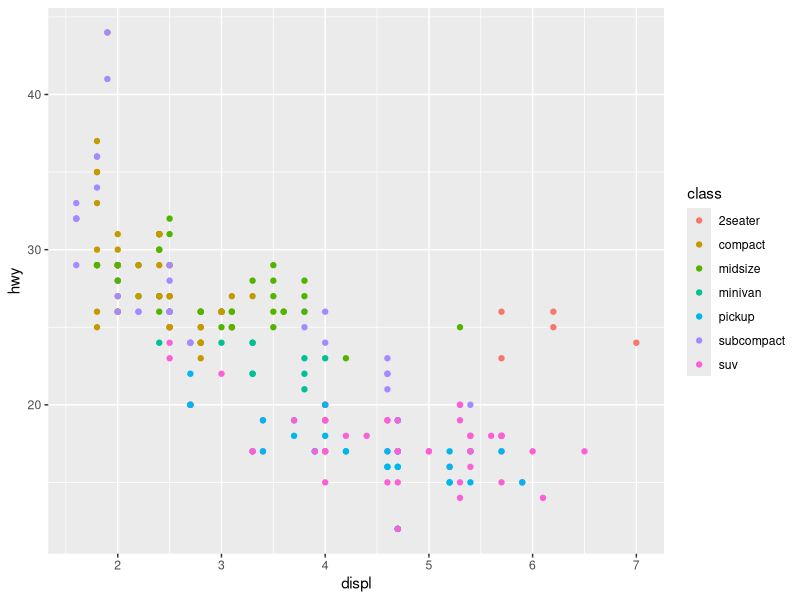
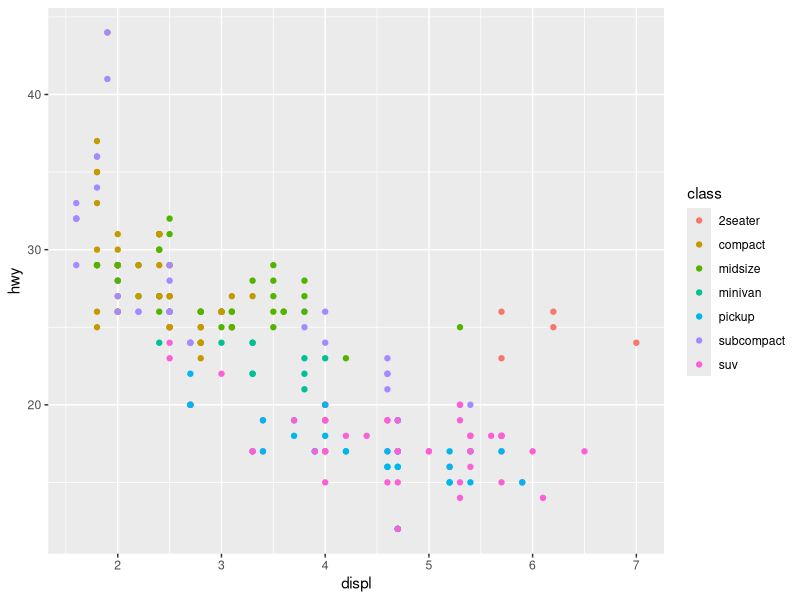
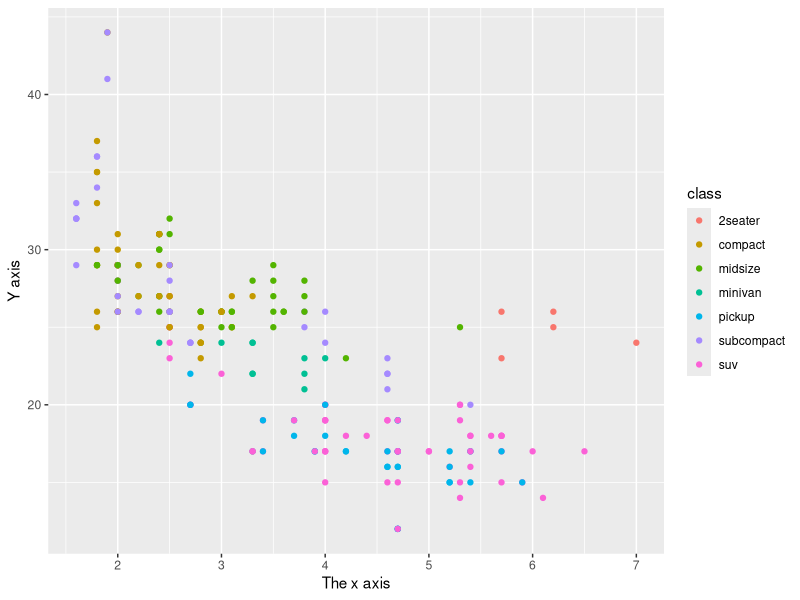
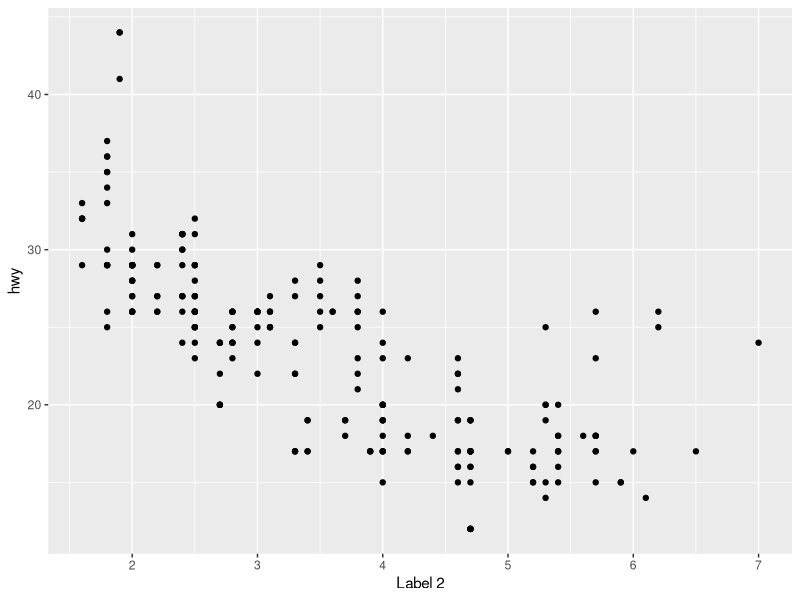
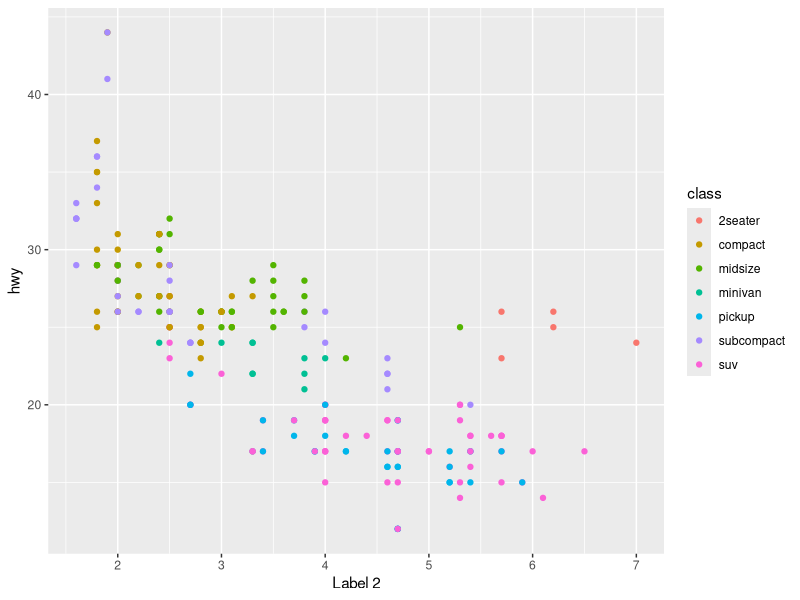
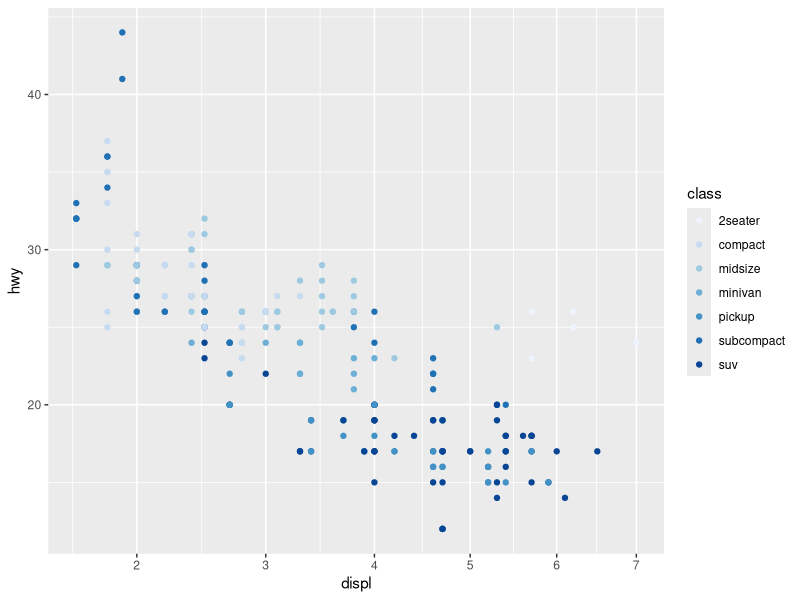
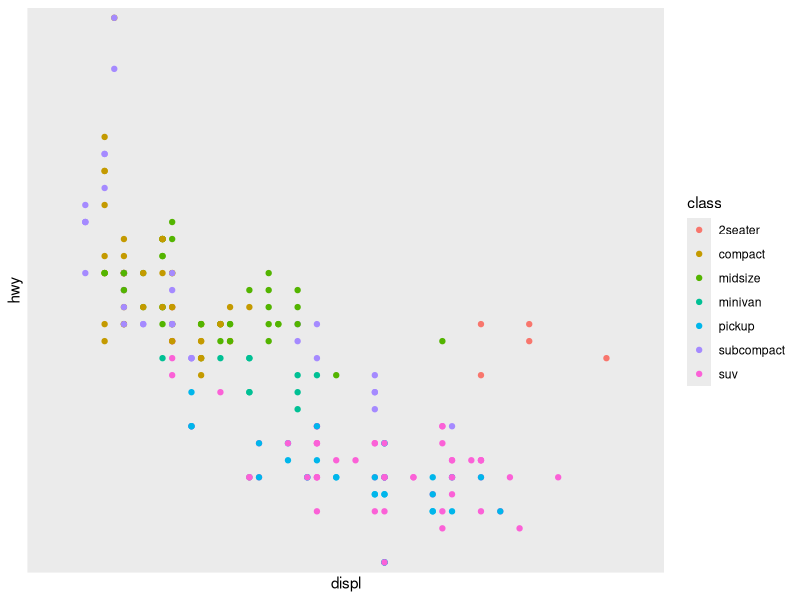
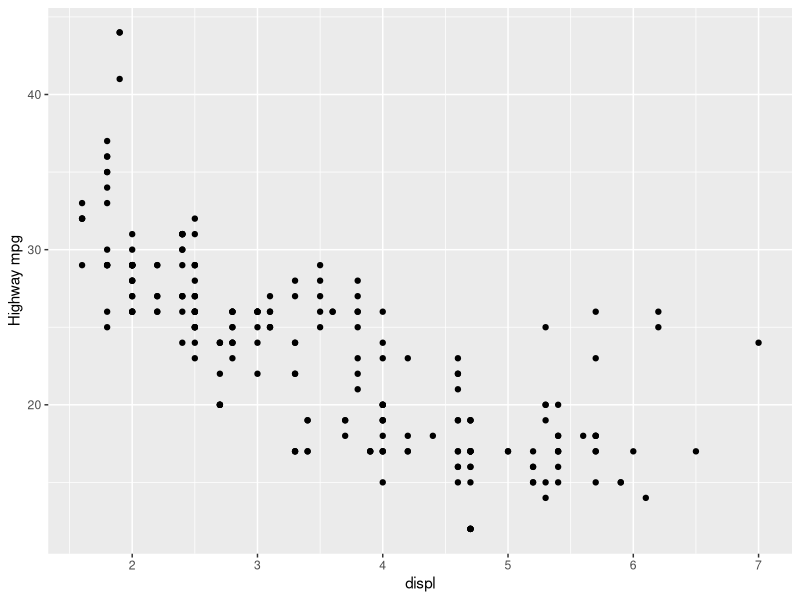

Source code (R) for these figures, in order:
## ---- chunk 1
knitr::opts_chunk$set(echo = TRUE, warning = FALSE, message = FALSE)
library(ggplot2)
library(tidyverse)
library(knitr)

## ---- chunk 2
ggplot(mpg, aes(displ, hwy)) + 
  geom_point(aes(color = class))
## ---- chunk 3
ggplot(mpg, aes(displ, hwy)) + 
  geom_point(aes(color = class)) + 
  scale_y_continuous() + 
  scale_x_continuous() + 
  scale_color_discrete()
## ---- chunk 4
ggplot(mpg, aes(displ, hwy)) + 
  geom_point(aes(color = class)) + 
  scale_x_continuous("The x axis") + 
  scale_y_continuous("Y axis")
## ---- chunk 5
ggplot(mpg, aes(displ, hwy)) + 
  geom_point() + 
  scale_x_continuous("Label 1") + 
  scale_x_continuous("Label 2") #  In this case only the second label is applied to the graph

ggplot(mpg, aes(displ, hwy)) + 
  geom_point(aes(color = class)) + 
  scale_x_continuous("Label 2") # Equivalent plot to the one above
## ---- chunk 6
ggplot(mpg, aes(displ, hwy)) + 
  geom_point(aes(color = class)) + 
  scale_x_sqrt() + 
  scale_color_brewer()
## ---- chunk 7
ggplot(mpg, aes(displ, hwy, color = class)) + 
  geom_point() + 
  scale_x_discrete() + 
  scale_y_discrete() 
## ---- chunk 8
ggplot(mpg, aes(displ, hwy)) + 
  geom_point() + 
  ylab("Highway mpg")
## ---- chunk 9
ggplot(mpg, aes(class, displ, color = drv)) +
  geom_point() +
  xlab("Type of car") +
  ylab("Displacement (l)") +
  scale_color_discrete("Drive\ntrain")
## ---- chunk 10
tibble(Axis = c("Label", "Tick and grid line", "Tick label"), Legend = c("Title", "Key", "Key label"), `Argument name` = c("name", "break", "labels"))
## ---- chunk 11
df <- data.frame(x = 1:2, y = 1, z = "a")
p <- ggplot(df, aes(x,y)) + geom_point()
p + scale_x_continuous("X axis")
p + scale_x_continuous(quote(a + mathematical ^ expression))
## ---- chunk 12
p <- ggplot(df, aes(x,y)) + geom_point(aes(color = z))
p + xlab("X axis") + ylab("Y axis") 
p + labs(x = "X axis", y = "Yaxis", color = "Color\nlegend")
## ---- chunk 13
P <- ggplot(df, aes(x,y)) + geom_point() + theme(plot.background = element_rect(color = "grey50"))
p + labs(x = "", y ="")
p + labs(x = NULL, y = NULL)

## ---- chunk 14
df <- data.frame(x = c(1, 3, 5) * 1000, y = 1)
axs <- ggplot(df, aes(x, y)) + geom_point() + labs(x = NULL, y = NULL)
axs
axs + scale_x_continuous(breaks = c(2000, 4000))
axs + scale_x_continuous(breaks = c(2000, 4000), labels = c("2k", "4k"))
## ---- chunk 15
ggplot(mpg, aes(displ, hwy)) + 
  geom_point() + 
  scale_x_continuous(breaks = c(2,3,4,5,6,7), labels = c("2 L", "3 L", "4 L", "5 L", "6 L", "7 L")) +
  scale_y_continuous(quote(Highway (Miles/Gallon)))
## ---- chunk 16
ggplot(mpg, aes(displ, hwy, color = drv)) + 
  geom_point() + 
  scale_color_discrete(labels = c("4wd", "fwd", "rwd"))
## ---- chunk 17

df <- data.frame(x = 1:3, y = 1:3, z = c("a", "b", "c"))
ggplot(df, aes(y,y)) + 
  geom_point(size = 4, color = "grey20") + 
  geom_point(aes(color = z), size = 2)
ggplot(df, aes(y,y)) + 
  geom_point(size = 4, color = "grey20", show.legend = FALSE) + 
  geom_point(aes(color = z), size = 2)
## ---- chunk 18
norm <- data.frame(x = rnorm(1000), y = rnorm(1000))
norm$z <- cut(norm$x, 3, labels = c("a","b", "c"))
ggplot(norm, aes(x, y)) + geom_point(aes(color = z, alpha = 0.1))
ggplot(norm, aes(x, y)) + geom_point(aes(color = z, alpha = 0.1)) + guides(color = guide_legend(override.aes = list(alpha = 1)))
## ---- chunk 19
ggplot(df, aes(x, y)) + geom_point(aes(colour = z)) # Colored points
ggplot(df, aes(x, y)) + geom_point(aes(shape = z)) # Shaped points
ggplot(df, aes(x, y)) + geom_point(aes(shape = z, colour = z)) # Colored shaped points
## ---- chunk 20
df <- data.frame(x = 1:3, y = 1:3, z = c("a", "b", "c")) 
base <- ggplot(df, aes(x, y)) + geom_point(aes(color = z), size = 3) + xlab(NULL) + ylab(NULL)

base + theme(legend.position = "right") # The default
base + theme(legend.position = "left")
base + theme(legend.position = "top")
base + theme(legend.position = "bottom")
base + theme(legend.position = "none")
## ---- chunk 21
base <- ggplot(df, aes(x,y)) + geom_point(aes(color = z), size = 3)

base + theme(legend.position = c(0, 1), legend.justification = c(0, 1))

base + theme(legend.position = c(0.5, 0.5), legend.justification = c(0.5, 0.5))

base + theme(legend.position = c(1, 0), legend.justification = c(1, 0))

base + theme(legend.position = c(0.3, 0.7), legend.justification = c(1, 0.6))
## ---- chunk 22
df <- data.frame(x = 1, y = 1:3, z = 1:3)
base <- ggplot(df, aes(x, y)) + geom_raster(aes(fill = z))
base
base + scale_fill_continuous(guide = guide_legend())
base + guides(fill = guide_legend())

## ---- chunk 23
df <- data.frame(x = 1, y = 1:4, z = letters[1:4])
p <- ggplot(df, aes(x,y)) + geom_raster(aes(fill = z))
p
p + guides(fill = guide_legend(ncol = 2))
p + guides(fill = guide_legend(ncol = 2, byrow = TRUE))

## ---- chunk 24
p <- ggplot(df, aes(1, y)) + geom_bar(stat = "identity", aes(fill = z))
p
p + guides(fill = guide_legend(reverse = TRUE))
## ---- chunk 25
df <- data.frame(x = 1, y = 1:4, z = 4:1)
p <- ggplot(df, aes(x, y)) + geom_tile(aes(fill = z))

p
p + guides(fill = guide_colorbar(reverse = TRUE))
p + guides(fill = guide_colorbar(barheight = unit(4, "cm")))
## ---- chunk 26
ggplot(mpg, aes(displ,hwy, color = drv)) + 
  geom_point() # Original plot
ggplot(mpg, aes(displ,hwy, color = drv)) + 
  geom_point() + 
  theme(legend.position = "left") # Plot on the left side
## ---- chunk 27
ggplot(mpg, aes(displ, hwy)) + geom_point(aes(colour = drv, shape = drv)) + scale_colour_discrete("Drive train") 


## ---- chunk 28
ggplot(mpg, aes(displ, hwy)) + geom_point(aes(colour = drv, shape = drv)) + scale_color_discrete("Drive train") + scale_shape_discrete("Drive train")
## ---- chunk 29
ggplot(mpg, aes(displ, hwy, color = class)) + 
  geom_point(size = 3, show.legend = FALSE) + 
  geom_smooth(method = "lm", aes(displ, hwy, color = class), se = FALSE) + 
  theme(legend.position = "bottom", legend.title = element_blank()) +
  guides(color = guide_legend(ncol = 8, byrow = TRUE))
## ---- chunk 30
df <- data.frame(x = 1:3, y = 1:3)
base <- ggplot(df, aes(x, y)) + geom_point()


base
base + scale_x_continuous(limits = c(1.5, 2.5)) # Removed 2 rows containing missing values (`geom_point()`). 
base + scale_x_continuous(limits = c(0, 4))
## ---- chunk 31
base + xlim(0, 4)
base + xlim(4, 0)
base + lims(x = c(0, 4))
## ---- chunk 32
ggplot(faithfuld, aes(waiting, eruptions)) + 
  geom_raster(aes(fill = density)) + 
  theme(legend.position = "none")
ggplot(faithfuld, aes(waiting, eruptions)) +
  geom_raster(aes(fill = density)) + scale_x_continuous(expand = c(0,0)) +
  scale_y_continuous(expand = c(0,0)) +
  theme(legend.position = "none")
## ---- chunk 33
df <- data.frame(x = 1:5)
p <- ggplot(df, aes(x, 1)) + geom_tile(aes(fill = x), colour = "white")
p
p + scale_fill_gradient(limits = c(2, 4))
p + scale_fill_gradient(limits = c(2, 4), oob = scales::squish)

## ---- chunk 34
fwd <- subset(mpg, drv == "f")
rwd <- subset(mpg, drv == "r")

ggplot(fwd, aes(displ, hwy, colour = class)) + geom_point()
ggplot(rwd, aes(displ, hwy, colour = class)) + geom_point()
## ---- chunk 35

fwd <- subset(mpg, drv == "f")
rwd <- subset(mpg, drv == "r")

ggplot(fwd, aes(displ, hwy, colour = class)) + 
  geom_point() +
  scale_color_discrete("Drive train") +
  xlim(0, 10) +
  ylim(0, 45) +
  expand_limits(color = c("2seater", "compact", "midsize", "minivan", "pickup", "subcompact", "suv"))
ggplot(rwd, aes(displ, hwy, colour = class)) + 

    geom_point() +
  scale_color_discrete("Drive train")+
  xlim(0, 10) +
  ylim(0, 45) +
  expand_limits(color = c("2seater", "compact", "midsize", "minivan", "pickup", "subcompact", "suv"))
## ---- chunk 36
p <- ggplot(mtcars, aes(mpg, wt)) + geom_point()
p
p + expand_limits(x = 0) # The point zero is included in the graph
p + expand_limits(y = c(1, 15)) # includes all y values between 1 and 15
p + expand_limits(x = 0, y = 0) # Includes the origin in the set of data
## ---- chunk 37
p + xlim(15,30) + xlim(10, 40) # The existing scale is replaced with the scale that comes after it

## ---- chunk 38
p <- ggplot(mtcars, aes(mpg, wt)) + geom_point()
p + scale_x_continuous(limits = c(NA, NA))
## ---- chunk 39
ggplot(mpg, aes(displ, hwy)) + geom_point() 
ggplot(mpg, aes(displ, hwy)) + geom_point() + scale_y_continuous(trans = "reciprocal") # Converts fuel economy to fuel consumption

ggplot(diamonds, aes(price,carat)) + geom_bin2d()
ggplot(diamonds, aes(price, carat)) + geom_bin2d() + scale_x_continuous(trans = "log10") +scale_y_continuous(trans = "log10") # Log10 x and y axis
## ---- chunk 40
base <- ggplot(economics, aes(date, psavert)) + geom_line(na.rm = TRUE) + labs(x = NULL, y = NULL)
base # Default breaks and labels
base + scale_x_date(date_labels = "%y", date_breaks = "5 years")

base + scale_x_date(
  limits = as.Date(c("2004-01-01", "2005-01-01")),
  date_labels = "%b %y",
  date_minor_breaks = "1 month"
)
base + scale_x_date(
  limits = as.Date(c("2004-01-01", "2004-06-01")),
  date_labels = "%m/%d",
  date_minor_breaks = "2 weeks"
)
  
## ---- chunk 41
erupt <- ggplot(faithfuld, aes(waiting, eruptions, fill = density)) +
  geom_raster() +
  scale_x_continuous(NULL, expand = c(0, 0)) +
  scale_y_continuous(NULL, expand = c(0, 0)) +
  theme(legend.position = "none")
## ---- chunk 42
erupt
erupt + scale_fill_gradient(low = "white", high = "black")
erupt + scale_fill_gradient(
  low = munsell::mnsl("5G 9/2"),
  high = munsell::mnsl("5G 6/8")
)

## ---- chunk 43
mid <- median(faithfuld$density)
erupt + scale_fill_gradient2(midpoint = mid)
## ---- chunk 44
erupt + scale_fill_gradientn(colors = terrain.colors(7))
erupt + scale_fill_gradientn(colors = colorspace::heat_hcl(7))
erupt + scale_fill_gradientn(colors = colorspace::diverge_hcl(7))
## ---- chunk 45
erupt + scale_fill_distiller()
erupt + scale_fill_distiller(palette = "RdPu")
erupt + scale_fill_distiller(palette = "YlOrBr")
## ---- chunk 46
df <- data.frame(x = 1, y = 1:5, z = c(1, 3, 2, NA, 5))
p <- ggplot(df, aes(x, y)) + geom_tile(aes(fill = z), size = 5)
p
p + scale_fill_gradient(na.value = NA) # Make missing colors invisible
p + scale_fill_gradient(low = "black", high = "white", na.value = "red") # Customizes on a black and white scale
